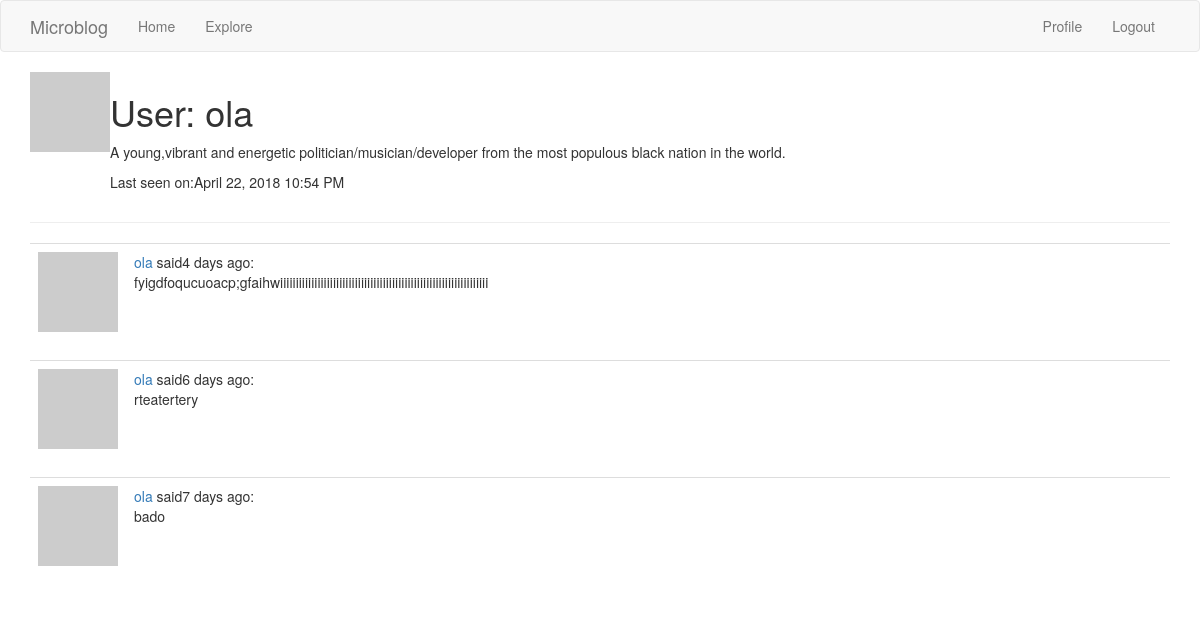
The page /user/ola (signed in) on the database its author committed.
### app/models.py (models this page shows, shortened)
class User(UserMixin, db.Model):
    id = db.Column(db.Integer, primary_key = True)
    username = db.Column(db.String(64), index =True, unique=True)
    email = db.Column(db.String(120), index=True,unique = True)
    password_hash = db.Column(db.String(128))
    posts = db.relationship('Post', backref ='author',lazy = 'dynamic')
    about_me = db.Column(db.String(140))
    last_seen = db.Column(db.DateTime, default = datetime.utcnow)
    def avatar(self, size):
        digest = md5(self.email.lower().encode('utf-8')).hexdigest()
        return 'https://www.gravatar.com/avatar/{}?d=identicon&s={}'.format(
            digest, size)

class Post(db.Model):
    id = db.Column(db.Integer,primary_key=True)
    body = db.Column(db.String(140))
    timestamp = db.Column(db.DateTime, index= True, default =datetime.utcnow)
    user_id = db.Column(db.Integer,db.ForeignKey('user.id'))

### app/main/routes.py (the view)
@bp.route('/user/<username>')
@login_required
def user(username):
    user = User.query.filter_by(username=username).first_or_404()
    page = request.args.get('page', 1, type=int)
    posts = user.posts.order_by(Post.timestamp.desc()).paginate(
        page, current_app.config['POSTS_PER_PAGE'], False)
    next_url = url_for('main.user', username=user.username, page=posts.next_num) \
        if posts.has_next else None
    prev_url = url_for('main.user', username=user.username, page=posts.prev_num) \
        if posts.has_prev else None
    return render_template('user.html', user=user, posts=posts.items,
                           next_url=next_url, prev_url=prev_url)

### app/main/routes.py (called while the page is built)
@bp.before_request
def before_request():
    if current_user.is_authenticated:
        current_user.last_seen = datetime.utcnow()
        db.session.commit()

### app/models.py (called while the page is built)
@login.user_loader
def load_user(id):
    return User.query.get(int(id))

### app/templates/user.html (shortened to what this page needs)
{% extends "base.html"%}
{% block app_content %}
<table>
      <tr valign="top">
          <td><img src="{{ user.avatar(128) }}"></td>
          <td>
            <h1>User: {{ user.username }}</h1>
            {% if user.about_me %}<p>{{user.about_me}}</p>{%  endif %}
            {% if user.last_seen %} <p>Last seen on:{{ moment(user.last_seen).format('LLL')}}</p>{% endif %}
          </td>
      </tr>
  </table>
<hr>
{% for post in posts %}
  {% include '_post.html'%}
{% endfor %}
{% endblock %}

### app/templates/_post.html
<table class="table table-hover">
       <tr>
           <td width="70px">
               <a href="{{ url_for('main.user', username=post.author.username) }}">
                   <img src="{{ post.author.avatar(70) }}" />
               </a>
           </td>
           <td>
               <a href="{{ url_for('main.user', username=post.author.username) }}">
                   {{ post.author.username }}
               </a>
               said{{  moment(post.timestamp).fromNow() }}:
               <br>
               {{ post.body }}
           </td>
       </tr>
   </table>

### rows shown on the page
User: username "ola", about_me "A young,vibrant and energetic politician/musician/developer from the most populous black nation in the world.", last_seen "April 22, 2018 10:54 PM"
Post: author.username "ola", timestamp "4 days ago", body "fyigdfoqucuoacp;gfaihwiiiiiiiiiiiiiiiiiiiiiiiiiiiiiiiiiiiiiiiiiiiiiiiiiiiiiiiiiiiiiiiiiii"
Post: author.username "ola", timestamp "6 days ago", body "rteatertery"
Post: author.username "ola", timestamp "7 days ago", body "bado"
